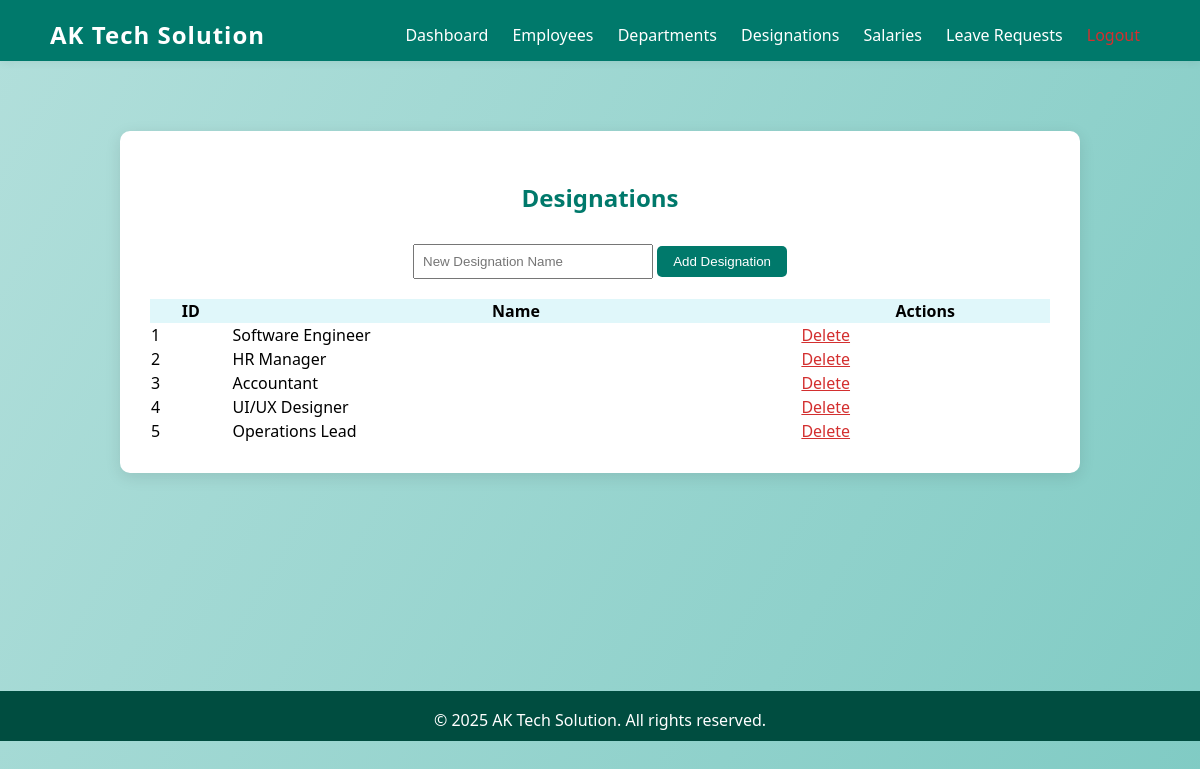
The page /designations.php (signed in) on the database its author committed.
### tables this page shows
CREATE TABLE designations (
    id INT AUTO_INCREMENT PRIMARY KEY,
    name VARCHAR(100) NOT NULL
);

### designations.php (the view, shortened to what this page needs)
<?php
require_once 'includes/db.php';
include 'includes/header.php';
$result = $conn->query('SELECT * FROM designations ORDER BY id ASC');
?>
<div class="dashboard-container">
    <h2 class="dashboard-title">Designations</h2>
    <form method="POST" style="margin-bottom:20px;text-align:center;">
        <input type="text" name="designation_name" placeholder="New Designation Name" required style="padding:8px;width:220px;">
        <button type="submit" name="add_designation" style="padding:8px 16px;background:#00796b;color:#fff;border:none;border-radius:5px;">Add Designation</button>
    </form>
    <div style="overflow-x:auto;">
    <table style="width:100%;border-collapse:collapse;">
        <thead>
            <tr style="background:#e0f7fa;">
                <th>ID</th>
                <th>Name</th>
                <th>Actions</th>
            </tr>
        </thead>
        <tbody>
        <?php while($row = $result->fetch_assoc()): ?>
            <tr>
                <td><?php echo $row['id']; ?></td>
                <td><?php echo htmlspecialchars($row['name']); ?></td>
                <td>
                    <a href="designations.php?delete=<?php echo $row['id']; ?>" style="color:#d32f2f;" onclick="return confirm('Delete this designation?');">Delete</a>
                </td>
            </tr>
        <?php endwhile; ?>
        </tbody>
    </table>
    </div>
</div>
<?php include 'includes/footer.php'; ?>

### css/style.css (style rules this page uses)
body { background: linear-gradient(120deg, #b2dfdb 0%, #80cbc4 100%); font-family: 'Segoe UI', Arial, sans-serif; min-height: 100vh; margin: 0; }
.dashboard-container { max-width: 900px; margin: 40px auto; padding: 30px; background: #fff; border-radius: 10px; box-shadow: 0 4px 16px rgba(0,0,0,0.10); }
.dashboard-title { color: #00796b; text-align: center; margin-bottom: 30px; }

### rows shown on the page
designations: id "1", name "Software Engineer"
designations: id "2", name "HR Manager"
designations: id "3", name "Accountant"
designations: id "4", name "UI/UX Designer"
designations: id "5", name "Operations Lead"

### other values the page prints
$company_name "AK Tech Solution"
